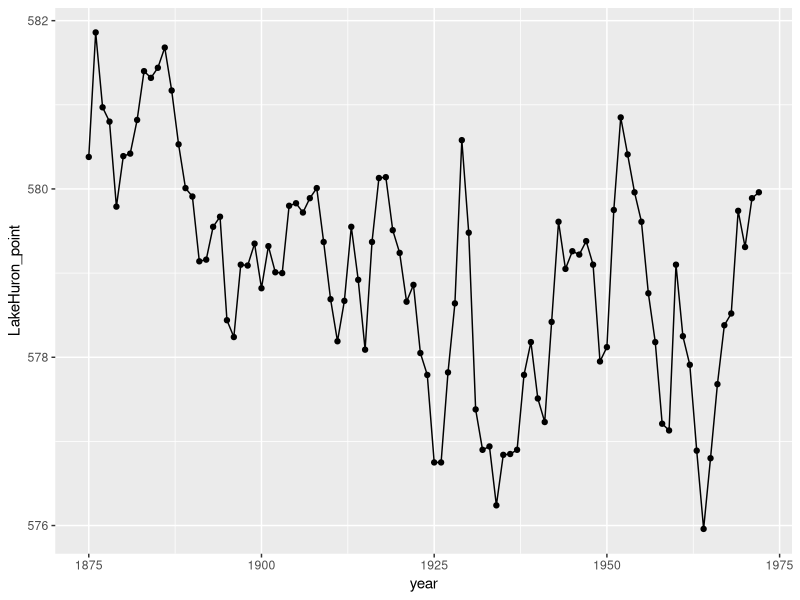

The R source for this figure:
## ---- chunk 1
knitr::opts_chunk$set(echo = TRUE, message = FALSE)
## ---- chunk 2
library(ggplot2)
library(tidyverse)
suppressMessages(library("tidyverse"))
library(tidyverse)
data("LakeHuron")
head(LakeHuron)
year=c(1875:1972)
LakeHuron_point=c(LakeHuron[c(1:98)])
LakeHuron_New=data.frame(year, LakeHuron_point)
head(LakeHuron_New)
ggplot(LakeHuron_New)+geom_point(aes(x=year, y=LakeHuron_point))+geom_line(aes(x=year, y=LakeHuron_point))
## ---- chunk 3
"from the plot, we can get that this looks 
like the same as the previous one by using 
the shinny, this one I use the ggplot to express that "
